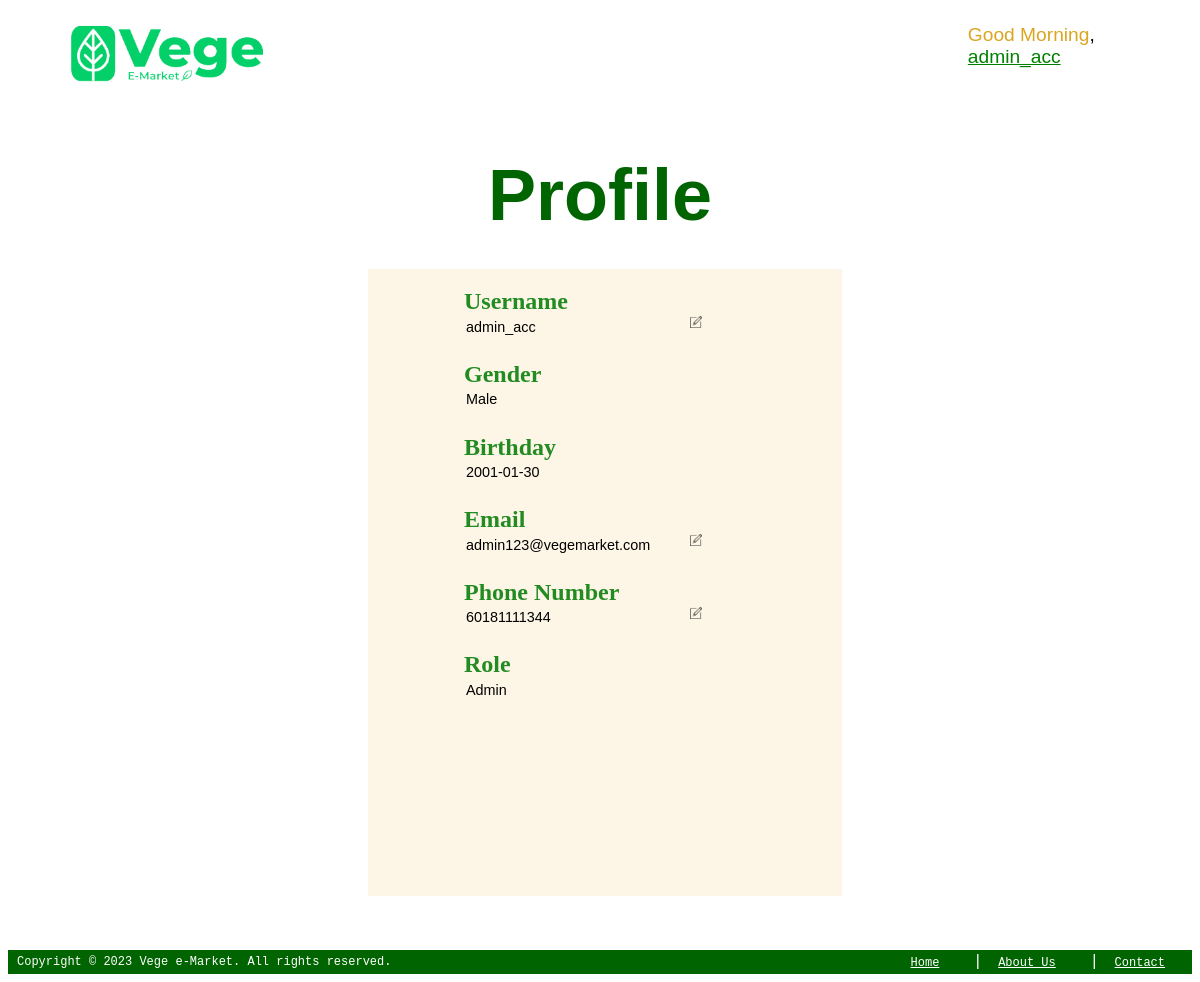
Page /public/profile.php on the committed database.
### tables this page shows
CREATE TABLE IF NOT EXISTS `users` (
  `userID` varchar(100) NOT NULL,
  `userName` varchar(100) NOT NULL,
  `gender` varchar(10) NOT NULL,
  `email` varchar(100) NOT NULL,
  `phone` varchar(100) NOT NULL,
  `birthday` date NOT NULL,
  `password` varchar(100) NOT NULL,
  `role` varchar(10) NOT NULL,
  `accStatus` varchar(255) DEFAULT 'active',
  PRIMARY KEY (`userID`)
);

### modules/config.php (called while the page is built, shortened)
<?php
    $role='admin'; $user_id='U03';
?>

### public/profile.php (the view, shortened to what this page needs)
<?php
    require '../modules/config.php';
    include '../includes/header.php';
    $read_sql = "SELECT * FROM users WHERE userID='$user_id'";
    $user_info=mysqli_fetch_array(mysqli_query($conn, $read_sql));
?>
<!DOCTYPE html>
<html lang="en">
<head>
    <link rel="stylesheet" href="../styles/title.css">
</head>
<body>
    <br>
    <h1 id="title">Profile</h1>
    <div class="container">
        <br>
        <form class="profile" method="post" onsubmit="window.confirm('Save changes?');save();">
            <label for="username"><h2>Username</h2></label>
            <div class="input-container">
                <input type="text" name="username" id="username" value="<?php echo $user_info['userName']; ?>" readonly required>
                <button title="Click me to edit" class="edit" id="editbutton" onclick="edit('username')"><img src="../images/edit.png" alt="Edit" width="100%"></button>
            </div>
            <label for="gender"><h2>Gender</h2></label>
            <div class="input-container">
                <input type="text" name="gender" id="gender" value="<?php echo ucfirst($user_info['gender']); ?>" readonly>
            </div>
            <label for="birthday"><h2>Birthday</h2></label>
            <div class="input-container">
                <input type="text" id="birthday" name="dob" value="<?php echo $user_info['birthday']; ?>" readonly>
            </div>
            <label for="email"><h2>Email</h2></label>
            <div class="input-container">
                <input type="email" id="email" name="email" value="<?php echo $user_info['email']; ?>" readonly required>
                <button title="Click me to edit" class="edit" id="editbutton" onclick="edit('email')"><img src="../images/edit.png" alt="Edit" width="100%"></button>
            </div>
            <label for="phone"><h2>Phone Number</h2></label>
            <div class="input-container">
                <input type="tel" id="phone" name="phone" value="<?php echo $user_info['phone']; ?>" readonly required>
                <button title="Click me to edit" class="edit" id="editbutton" onclick="edit('phone')"><img src="../images/edit.png" alt="Edit" width="100%"></button>
            </div>
            <label for="role"><h2>Role</h2></label>
            <div class="input-container">
                <input type="text" id="role" name="role" value="<?php echo ucfirst($user_info['role']); ?>" readonly>
            </div>
            <br>
        </form>
    </div><br>
</body>
</html>
<?php include '../includes/footer.php'; ?>

### includes/header.php (shortened to what this page needs)
<?php
    require '../modules/config.php';
    $read_sql = "SELECT userName FROM users WHERE userID='$user_id'";
    $user_info=mysqli_fetch_array(mysqli_query($conn, $read_sql));
    $username=$user_info['userName'];
?>
<header>
    <div class="header_logo">
        <a href="../index.php" title="Vege e-Market"><img src="../images/logo.png" alt="Vege e-Market" height="60vh"></a>
    </div>
    <div class="header_welcome">
        <span id="header_greeting">Welcome</span>, <br> <a class="username-dropdown-btn" onclick="displayUsernameDropdown()"><?php echo $username; ?></a><br>
    </div>
</header>

### styles/title.css (style rules this page uses)
#title { margin-left: 5vw; line-height:50%; clear: both; font-family: 'Franklin Gothic Medium', 'Arial Narrow', Arial, sans-serif; color: darkgreen; }

### includes/header.php (style rules this page uses)
div.header_logo { float: left; margin-left: 5%; }
div.header_welcome { float: right; margin-right: 4%; }
header { margin-top: 2%; font-size: 120%; font-family: 'Franklin Gothic Medium', 'Arial Narrow', Arial, sans-serif; }
div.header_welcome > a { text-decoration: underline; color: green; cursor: pointer; font-family: 'Franklin Gothic Medium', 'Arial Narrow', Arial, sans-serif; margin-right: 7vw; }

### public/profile.php (style rules this page uses)
h1#title { color: darkgreen; text-align: center; font-size: 6vw; margin: 7vh 0vw; }
div.container { background-color: oldlace; width: 40%; height: 80%; margin-left: 30vw; }
form.profile h2 { font-family: Georgia, 'Times New Roman', Times, serif; margin-left: 8vw; margin-top: 0.1vw; margin-bottom: 0vw; }
form.profile input { font-size: 1.2vw; font-family: Verdana, Geneva, Tahoma, sans-serif; line-height: 0vw; margin-top: 0.2vw; margin-left: 8vw; margin-bottom: 2vw; background-color: transparent; border: 0; vertical-align: middle; margin-right: 2vw; overflow-x: auto; }
form.profile div.input-container { display: flex; }
form.profile button.edit { vertical-align: middle; background-color: transparent; border: none; width: 2vw; margin: 0 0.5vw 0; height: 1vw; }
label { color: forestgreen; }

### rows in the picture
users: userName "admin_acc", username "admin_acc", gender "Male", dob "2001-01-30", email "admin123@vegemarket.com", phone "60181111344", role "Admin"
